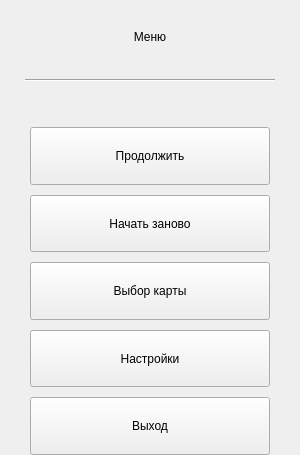
<?xml version="1.0" encoding="UTF-8"?>
<ui version="4.0">
 <class>menu_page_widget</class>
 <widget class="QWidget" name="menu_page_widget">
  <property name="geometry">
   <rect>
    <x>0</x>
    <y>0</y>
    <width>300</width>
    <height>455</height>
   </rect>
  </property>
  <property name="windowTitle">
   <string>Form</string>
  </property>
  <layout class="QVBoxLayout" name="menu_page_layout" stretch="1,4">
   <property name="spacing">
    <number>45</number>
   </property>
   <property name="leftMargin">
    <number>0</number>
   </property>
   <property name="topMargin">
    <number>0</number>
   </property>
   <property name="rightMargin">
    <number>0</number>
   </property>
   <property name="bottomMargin">
    <number>0</number>
   </property>
   <item>
    <layout class="QVBoxLayout" name="title_layout">
     <property name="spacing">
      <number>5</number>
     </property>
     <item>
      <widget class="QLabel" name="title_label">
       <property name="text">
        <string>Меню</string>
       </property>
       <property name="alignment">
        <set>Qt::AlignCenter</set>
       </property>
      </widget>
     </item>
     <item alignment="Qt::AlignHCenter">
      <widget class="Line" name="separator_line">
       <property name="sizePolicy">
        <sizepolicy hsizetype="Fixed" vsizetype="Fixed">
         <horstretch>0</horstretch>
         <verstretch>0</verstretch>
        </sizepolicy>
       </property>
       <property name="minimumSize">
        <size>
         <width>250</width>
         <height>0</height>
        </size>
       </property>
       <property name="orientation">
        <enum>Qt::Horizontal</enum>
       </property>
      </widget>
     </item>
    </layout>
   </item>
   <item>
    <layout class="QVBoxLayout" name="buttons_layout">
     <property name="spacing">
      <number>10</number>
     </property>
     <property name="leftMargin">
      <number>30</number>
     </property>
     <property name="rightMargin">
      <number>30</number>
     </property>
     <item>
      <widget class="QPushButton" name="continue_button">
       <property name="sizePolicy">
        <sizepolicy hsizetype="Minimum" vsizetype="Preferred">
         <horstretch>0</horstretch>
         <verstretch>0</verstretch>
        </sizepolicy>
       </property>
       <property name="text">
        <string>Продолжить</string>
       </property>
      </widget>
     </item>
     <item>
      <widget class="QPushButton" name="restart_button">
       <property name="sizePolicy">
        <sizepolicy hsizetype="Minimum" vsizetype="Preferred">
         <horstretch>0</horstretch>
         <verstretch>0</verstretch>
        </sizepolicy>
       </property>
       <property name="text">
        <string>Начать заново</string>
       </property>
      </widget>
     </item>
     <item>
      <widget class="QPushButton" name="choose_map_button">
       <property name="sizePolicy">
        <sizepolicy hsizetype="Minimum" vsizetype="Preferred">
         <horstretch>0</horstretch>
         <verstretch>0</verstretch>
        </sizepolicy>
       </property>
       <property name="text">
        <string>Выбор карты</string>
       </property>
      </widget>
     </item>
     <item>
      <widget class="QPushButton" name="settings_button">
       <property name="sizePolicy">
        <sizepolicy hsizetype="Minimum" vsizetype="Preferred">
         <horstretch>0</horstretch>
         <verstretch>0</verstretch>
        </sizepolicy>
       </property>
       <property name="text">
        <string>Настройки</string>
       </property>
      </widget>
     </item>
     <item>
      <widget class="QPushButton" name="exit_buitton">
       <property name="sizePolicy">
        <sizepolicy hsizetype="Minimum" vsizetype="Preferred">
         <horstretch>0</horstretch>
         <verstretch>0</verstretch>
        </sizepolicy>
       </property>
       <property name="text">
        <string>Выход</string>
       </property>
      </widget>
     </item>
    </layout>
   </item>
  </layout>
 </widget>
 <resources/>
 <connections/>
</ui>
